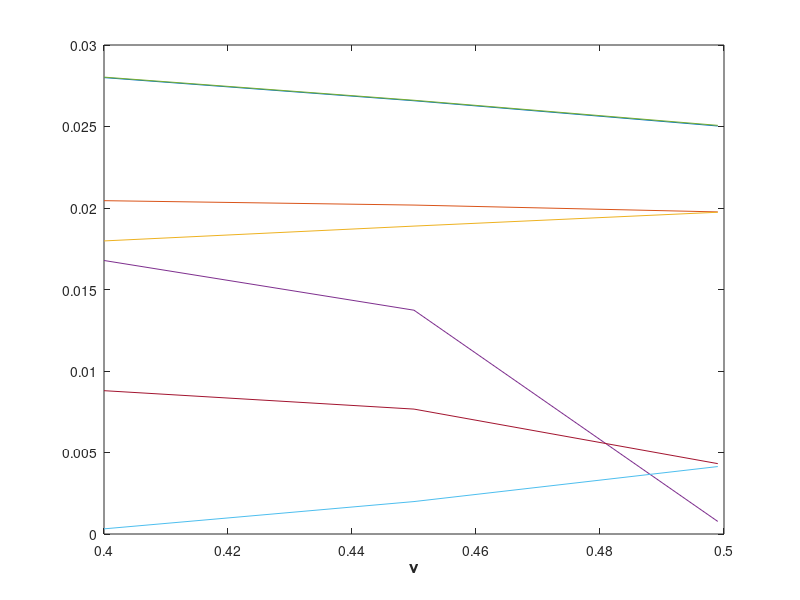

Source code (MATLAB): (Note: this script raises an error after producing the figure.)
% Timo Comparison
%               e1      e2       e3
Exa  =      [0.02800 0.02658 0.02503];
Q1RI =      [0.02045 0.02018 0.01976];
Q1P0 =      [0.01798 0.01889 0.01974];
Q1   =      [0.01678 0.01373 7.699e-4];
P2   =      [0.02803 0.02661 0.02507];
P1P0 =      [3.160e-4 0.001990 0.004138];
P1   =      [.008793 0.007663 0.004317];
nu  =       [0.4        0.45    0.499];

% figure(1)
% plot(nu,Exa,nu,Q1RI,nu,Q1P0,nu,Q1)
% axis([0.4 0.5 0 0.03])
% xlabel({'\epsilon'},'FontWeight','demi','FontSize',14);
% % Create ylabel
% ylabel({'Displacement'},'FontWeight','demi'...
%     ,'FontSize',14);
% legend('Exact', 'Q1RI', 'Q1P0', 'Q1')
% print('Q', '-dpng', '-r600');
% 
% figure(2)
% plot(nu,Exa,nu,P2,nu,P1P0,nu,P1)
% axis([0.4 0.5 0 0.03])
% xlabel({'\gamma'},'FontWeight','demi','FontSize',14);
% % Create ylabel
% ylabel({'Displacement'},'FontWeight','demi'...
%     ,'FontSize',14);
% legend('Exact', 'P2', 'P1P0', 'P1')
% print('P', '-dpng', '-r600');

figure(3)
plot(nu,Exa,nu,Q1RI,nu,Q1P0,nu,Q1,nu,P2,nu,P1P0,nu,P1)
axis([0.4 0.5 0 0.03])
xlabel({'\nu'},'FontWeight','bold','FontSize',12);
% Create ylabel
ylabel({'y-displacement'},'FontWeight','demi'...
    ,'FontSize',12);
legend('Exact', 'Q1RI', 'Q1P0', 'Q1', 'P2', 'P1P0', 'P1')
print('All', '-dpng', '-r600');